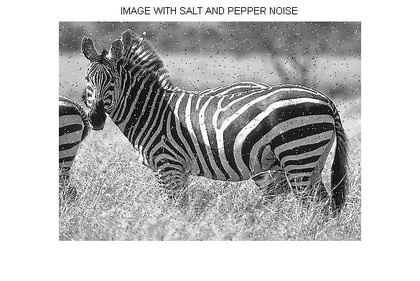
%> input picture Lec+Lab4_filtering_noise/zebra.jpg, 420 x 281 px, shrunk from 585 x 392 before the run
$ octave lab4_sol.m   (GNU Octave 9; MATLAB toolbox functions it lacks are replaced by stand-ins)
%> lines starting %> are read from the running program, lines starting %| are printed output that depends on the picture
clear all
clc
% read image
zebra = imread("zebra.jpg");
%> zebra is the input picture: size 281x420x3 uint8; min 0, max 255, mean 189.8
% apply filters
zebra_avg = avg_filter(zebra);
zebra_weight = weighted_avg_filter(zebra);
% get size
imrows=size(zebra,1);
imcols=size(zebra,2);
% show figure
figure
subplot(2,2,1)
imshow(zebra)
title(['Original ',num2str(imrows),'*',num2str(imcols)]);
subplot(2,2,2)
imshow(zebra_avg)
title(['Average Filtering ',num2str(imrows),'*',num2str(imcols)]);
subplot(2,2,3)
imshow(zebra_weight)
title(['Weighted Average Filtering ',num2str(imrows),'*',num2str(imcols)]);

% read image
plane = imread("plane_noise2.png");
% apply filters
plane_median = median_filter(plane);
plane_median_double = median_filter(plane_median);
plane_median_cross = median_filter_cross(plane_median);
% get size
imrows=size(plane,1);
imcols=size(plane,2);
% show figure
figure
subplot(2,2,1)
imshow(plane)
title(['Original ',num2str(imrows),'*',num2str(imcols)]);
subplot(2,2,2)
imshow(plane_median)
title('Median Filtering 3*3');
subplot(2,2,3)
imshow(plane_median_double)
title('Double Median Filtering 3*3');
subplot(2,2,4)
imshow(plane_median_cross)
title('Median Filtering 3*3 - Cross Window ');

function [B] = avg_filter(A)
    imrows=size(A,1);
%> imrows = 281
    imcols=size(A,2);
%> imcols = 420
    B = double(zeros(imrows,imcols,3));
    A = double(A);
    for i=2:imrows-1
        for j=2:imcols-1
            avg = double(zeros(1,3));
            for l=1:3
                avg(l) = (A(i-1,j-1,l) + A(i-1,j,l) + A(i-1,j+1,l) + ...
                            A(i,j-1,l) + A(i,j,l) + A(i,j+1,l) + ...
                            A(i+1,j-1,l) + A(i+1,j,l) + A(i+1,j+1,l)) / 9;
            end
            B(i,j,:) = avg;
        end
    end
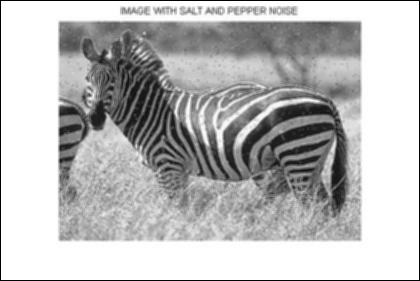
%> B: size 281x420x3 double; min 0, max 255, mean 186.8
%> after the loop, avg = [255 255 255]
    B = uint8(B);
%> B: size 281x420x3 uint8
end

function [B] = weighted_avg_filter(A)
    imrows=size(A,1);
    imcols=size(A,2);
    B = double(zeros(imrows,imcols,3));
    A = double(A);
    for i=2:imrows-1
        for j=2:imcols-1
            weight = double(zeros(1,3));
            for l=1:3
                weight(l) = (A(i-1,j-1,l) + 2*A(i-1,j,l) + A(i-1,j+1,l) + ...
                            2*A(i,j-1,l) + 4*A(i,j,l) + 2*A(i,j+1,l) + ...
                            A(i+1,j-1,l) + 2*A(i+1,j,l) + A(i+1,j+1,l)) / 16;
            end
            B(i,j,:) = weight;
        end
    end
%> B: size 281x420x3 double
%> after the loop, weight = [255 255 255]
    B = uint8(B);
%> B: size 281x420x3 uint8
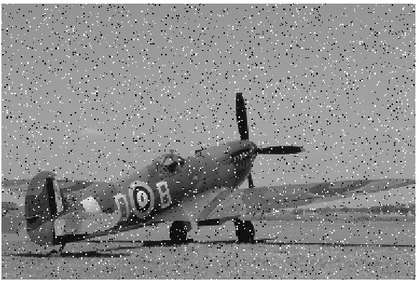
%> input picture Lec+Lab4_filtering_noise/plane_noise2.png, 419 x 281 px, shrunk from 583 x 391 before the run
%> further down, plane is the input picture: size 281x419x3 uint8; min 0, max 255, mean 141.8
end

function [B] = median_filter(A)
    imrows=size(A,1);
    imcols=size(A,2);
%> imcols = 419
    B = double(zeros(imrows,imcols,3));
    A = double(A);
%> A: size 281x419x3 double
    for i=2:imrows-1
        for j=2:imcols-1
            for l=1:3
                median = sort(reshape(A(i-1:i+1, j-1:j+1,l), 1, 9));
                B(i, j, l) = median(5);
            end
        end
    end
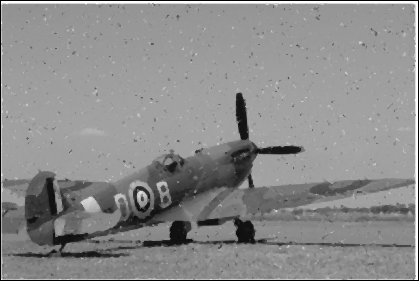
%> B: size 281x419x3 double; min 0, max 255, mean 139.4
    B = uint8(B);
%> B: size 281x419x3 uint8
end

function [B] = median_filter_cross(A)
    imrows=size(A,1);
    imcols=size(A,2);
    B = double(zeros(imrows,imcols,3));
    A = double(A);
    for i=2:imrows-1
        for j=2:imcols-1
            for l=1:3
                median = sort([A(i-1, j, l), A(i, j-1, l), A(i, j, l), ...
                    A(i, j+1, l), A(i+1, j, l)]);
                B(i, j, l) = median(3);
            end
        end
    end
%> B: size 281x419x3 double
    B = uint8(B);
%> B: size 281x419x3 uint8
end
